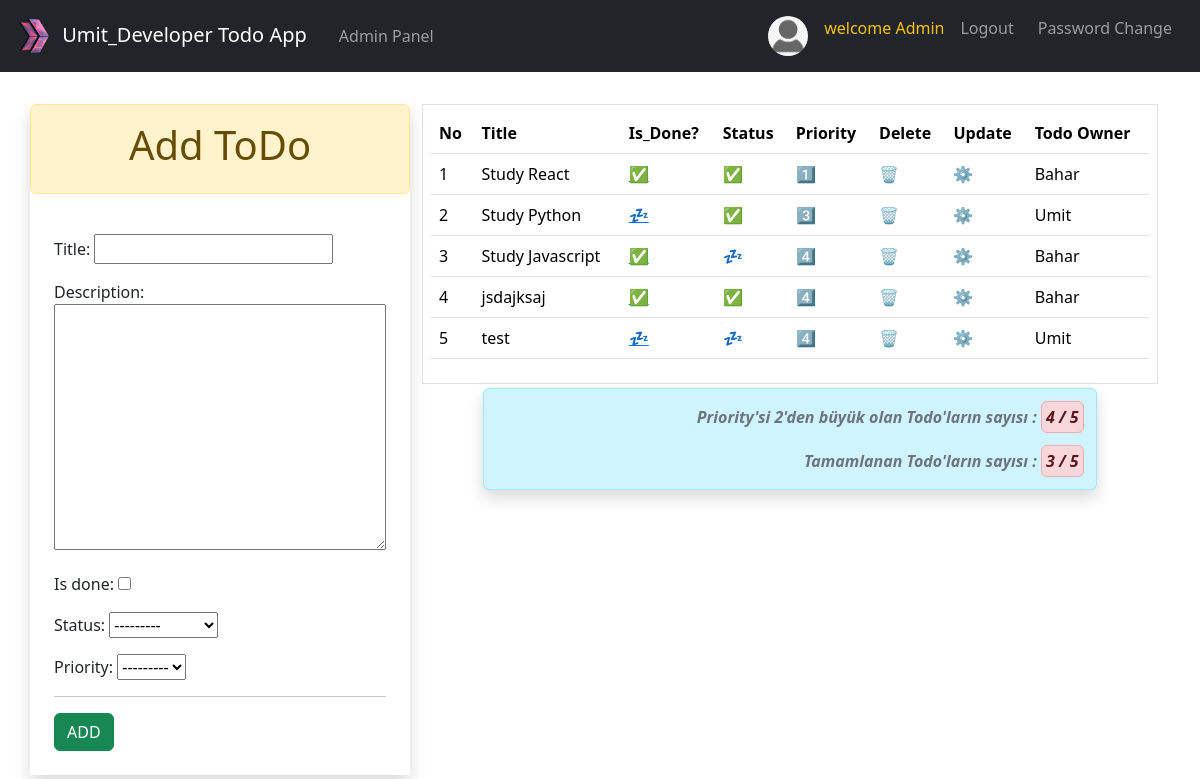
The page / (signed in) on the database its author committed.
### todo/models.py (models this page shows, shortened)
class Todo(models.Model):
    title = models.CharField(max_length=70)
    description = models.TextField()
    is_done = models.BooleanField(default=False)
    status = models.CharField(max_length=2, choices=status_choices)
    priority = models.CharField(max_length=2, choices=priority_choices)
    created_date = models.DateTimeField(auto_now_add=True)
    updated_date = models.DateTimeField(auto_now=True)
    user = models.ForeignKey(User, on_delete=models.CASCADE, blank=True, null=True)

### todo/views.py (the view, shortened to what this page needs)
# urls.py: 2. Add a URL to urlpatterns:  path('', views.home, name='home')
def home(request):
    todos = []
    priority_count = 0
    done_count = 0
    profile = None #! profile_pic. için
    if request.user.is_authenticated:
        if request.user.is_superuser:
            todos = Todo.objects.all().order_by('priority')
            priority_count = todos.filter(priority__gt=2).count()
            done_count = todos.filter(is_done=True).count()
            try:
                profile = UserProfile.objects.get(user=request.user)
            except UserProfile.DoesNotExist:
                profile = None  # veya uygun bir default değer
    form = TodoForm()
    context = {
        "todos" : todos,
        "form" : form,
        "priority_count" : priority_count,
        "done_count" : done_count,
        "profile" : profile #! profile_pic. için
    }
    return render(request, 'todo/home.html', context)

### todo/forms.py
class TodoForm(forms.ModelForm):
    class Meta:
        model = Todo
        exclude = ('user',)

### todo/templates/todo/home.html (shortened to what this page needs)
{% extends "todo/base.html" %}
{% block content %}
<div class="container pt-4">
  <div class="row mt-2 p-0">
    <div class="col-lg-4 mx-auto p-0 shadow">
      <div class="alert alert-warning text-center">
        <h1>Add ToDo</h1>
      </div>
    <div class="p-4">
      <form action="add/" method="POST">
          {% csrf_token%} {{form.as_p}}
          <hr>
          <input type="submit" value="ADD" class="btn btn-success">
      </form>
    </div>
  </div>
  <div class="col">
    <div class="border">
      {% if todos|length == 0 %}
      <div class="p-4">
        <br>
        <br>
        <div class="alert alert-danger text-center">
          <p class="" style="font-size: 30px;">ToDo Lists</p>
        </div>
        <br>
        <br>
      </div>
      {%else%}
      <div class="p-2">
        <table class="table table-hover">
          <thead>
            <tr>
              <th>No</th>
              <th>Title</th>
              <th>Is_Done?</th>
              <th>Status</th>
              <th>Priority</th>
              <th>Delete</th>
              <th>Update</th>
              {% if user.is_superuser %}
              <th>Todo Owner</th>
              {% endif %}
            </tr>
          </thead>
          <tbody>
            {% for todo in todos%}
              <tr>
                <td>{{forloop.counter}}</td>
                <td>{{todo.title}}</td>
                {% if todo.is_done == True %}
                  <td>
                    <a href="{% url 'done' todo.id %}">✅</a>
                  </td>
                {% else %}
                  <td>
                    <a href="{% url 'done' todo.id %}">💤</a>
                  </td>
                {% endif %}
                {% if todo.status == 'C'%}
                  <td>
                    ✅
                  </td>
                {% elif todo.status == 'I'%}
                  <td>
                    🚧
                  </td>
                {% elif todo.status == 'P'%}
                  <td>
                    💤
                  </td>
                {%endif%}
                <td>
                  {% if todo.priority == '1'%}
                    1️⃣
                  {%elif todo.priority == '2'%}
                    2️⃣
                  {%elif todo.priority == '3'%}
                    3️⃣
                  {%elif todo.priority == '4'%}
                    4️⃣
                  {%elif todo.priority == '5'%}
                    5️⃣
                  {%endif%}
                </td>
                <td>
                  <a href="{% url 'delete' todo.id %}" target="_blank" title="Delete" class="text-decoration-none">🗑️</a>
                </td>
                <td>
                  <a href="{% url 'update' todo.id %}" target="_blank"  class="text-decoration-none">⚙️</a>
                </td>
                {% if user.is_superuser %}
                <td>
                  {{ todo.user | capfirst }}
                </td>
                {% endif %}
              </tr>
            {% endfor %}
          </tbody>
        </table>
      </div>
      {%endif%}
    </div>
    <div class="col-lg-10 mx-auto p-0 pt-1 mt-1 shadow text-end alert alert-info text-secondary fw-bolder fs-6 fst-italic">
      <div class="p-1 m-2 pb-0">
        <p>Priority'si 2'den büyük olan Todo'ların sayısı : <span class="alert alert-danger p-1">{{ priority_count }} / {{todos | length}}</span></p>
      </div>
      <div class="p-1 m-2 pb-0">
        <p>Tamamlanan Todo'ların sayısı : <span class="alert alert-danger p-1">{{ done_count }} / {{todos | length}}</span></p>
      </div>
    </div>
  </div>
</div>
{% endblock content %}

### todo/templates/todo/base.html (shortened to what this page needs)
{% load static %}
<!DOCTYPE html>
<html lang="en">
<head>
    <link href="https://cdn.jsdelivr.net/npm/bootstrap@5.3.3/dist/css/bootstrap.min.css" rel="stylesheet">
    <link rel="stylesheet" href="{% static 'todo/css/stylee.css' %}">
</head>
<body>
    <nav class="navbar navbar-expand-lg navbar-dark bg-dark">
        <div class="container-fluid">
            <a class="navbar-brand" href="/">
                <img src="{% static 'todo/images/cw_logo.png' %}" alt="Hi!" width="45" height="45">
                Umit_Developer Todo App
            </a>
            {% if user.is_authenticated %}
            <div class="collapse navbar-collapse" id="navbarNav">
                <ul class="navbar-nav me-auto">
                    {% if request.user.is_superuser %}
                    <li class="nav-item">
                        <a class="nav-link btn btn-outline-secondary ms-2" href="/admin" target="_blank">Admin Panel</a>
                    </li>
                    {% endif %}
                </ul>
                <ul class="navbar-nav ms-auto">
                    <a class="nav-link" href="">
                        {% if profile.profile_pic %}
                            <img src="{{ profile.profile_pic.url }}" alt="Profil Resmi" class="rounded-circle" style="width: 40px; height: 40px;">
                        {% else %}
                            <img src="{% static 'users/images/avatar.png' %}" alt="Varsayılan Profil Resmi" class="rounded-circle" style="width: 40px; height: 40px;">
                        {% endif %}
                    </a>
                    <li class="nav-item">
                        <p class="nav-link text-warning" >welcome {{ user.username | capfirst }}</p>
                    </li>
                    <li class="nav-item">
                        <a href="#" class="nav-link btn btn-outline-secondary me-2" onclick="document.getElementById('logout-form').submit();">
                            Logout
                        </a>
                    </li>
                    <li class="nav-item">
                        <a class="nav-link btn btn-outline-secondary me-2" href="{% url 'password_change' %}">Password Change</a>
                    </li>
                </ul>
            </div>
            {% endif %}
        </div>
    </nav>
    {% block content %}
    {% endblock content %}
</body>
</html>

### todo/static/todo/css/stylee.css (style rules this page uses)
* { box-sizing: border-box; }
.navbar { background-color: cadetblue; }
.container { display: flex; justify-content: space-evenly; align-items: center; }
span { background-color: yellow; }
body { background-image: url(https://cdn.pixabay.com/photo/2017/01/24/03/53/plant-2004483__480.jpg); background-size: cover; background-repeat: no-repeat; }
textarea { max-width: 100%; }

### rows shown on the page
Todo: title "Study React", priority "1️⃣", user "Bahar"
Todo: title "Study Python", priority "3️⃣", user "Umit"
Todo: title "Study Javascript", priority "4️⃣", user "Bahar"
Todo: title "jsdajksaj", priority "4️⃣", user "Bahar"
Todo: title "test", priority "4️⃣", user "Umit"

### other values the page prints
{{ user.username | capfirst }} "Admin"
{{ priority_count }} "4"
{{ todos | length }} "5"
{{ done_count }} "3"
